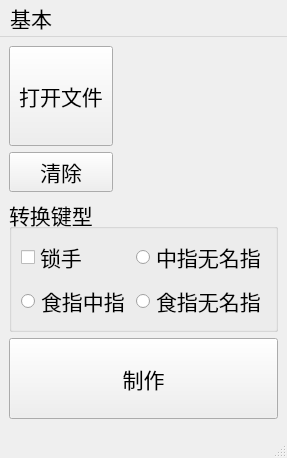
<?xml version="1.0" encoding="UTF-8"?>
<ui version="4.0">
 <class>MainWindow</class>
 <widget class="QMainWindow" name="MainWindow">
  <property name="geometry">
   <rect>
    <x>0</x>
    <y>0</y>
    <width>279</width>
    <height>432</height>
   </rect>
  </property>
  <property name="font">
   <font>
    <pointsize>16</pointsize>
   </font>
  </property>
  <property name="windowTitle">
   <string>4kto7k</string>
  </property>
  <widget class="QWidget" name="centralwidget">
   <layout class="QVBoxLayout" name="verticalLayout">
    <item>
     <layout class="QGridLayout" name="gridLayout_2">
      <item row="0" column="1">
       <widget class="QLabel" name="label">
        <property name="text">
         <string/>
        </property>
       </widget>
      </item>
      <item row="0" column="0">
       <widget class="QToolButton" name="toolButton">
        <property name="minimumSize">
         <size>
          <width>100</width>
          <height>100</height>
         </size>
        </property>
        <property name="text">
         <string>打开文件</string>
        </property>
       </widget>
      </item>
      <item row="1" column="0">
       <widget class="QPushButton" name="pushButton_2">
        <property name="text">
         <string>清除</string>
        </property>
       </widget>
      </item>
     </layout>
    </item>
    <item>
     <widget class="QGroupBox" name="groupBox">
      <property name="title">
       <string>转换键型</string>
      </property>
      <layout class="QGridLayout" name="gridLayout">
       <item row="0" column="0">
        <widget class="QCheckBox" name="lockhand">
         <property name="text">
          <string>锁手</string>
         </property>
        </widget>
       </item>
       <item row="0" column="1">
        <widget class="QRadioButton" name="_2_3">
         <property name="text">
          <string>中指无名指</string>
         </property>
        </widget>
       </item>
       <item row="2" column="0">
        <widget class="QRadioButton" name="_1_2">
         <property name="text">
          <string>食指中指</string>
         </property>
        </widget>
       </item>
       <item row="2" column="1">
        <widget class="QRadioButton" name="_1_3">
         <property name="text">
          <string>食指无名指</string>
         </property>
        </widget>
       </item>
      </layout>
     </widget>
    </item>
    <item>
     <widget class="QPushButton" name="convert_button">
      <property name="minimumSize">
       <size>
        <width>0</width>
        <height>81</height>
       </size>
      </property>
      <property name="text">
       <string>制作</string>
      </property>
     </widget>
    </item>
   </layout>
  </widget>
  <widget class="QMenuBar" name="menubar">
   <property name="geometry">
    <rect>
     <x>0</x>
     <y>0</y>
     <width>279</width>
     <height>33</height>
    </rect>
   </property>
   <widget class="QMenu" name="menu">
    <property name="title">
     <string>基本</string>
    </property>
    <addaction name="info"/>
   </widget>
   <addaction name="menu"/>
  </widget>
  <widget class="QStatusBar" name="statusbar"/>
  <action name="info">
   <property name="text">
    <string>信息</string>
   </property>
  </action>
 </widget>
 <resources/>
 <connections/>
</ui>
